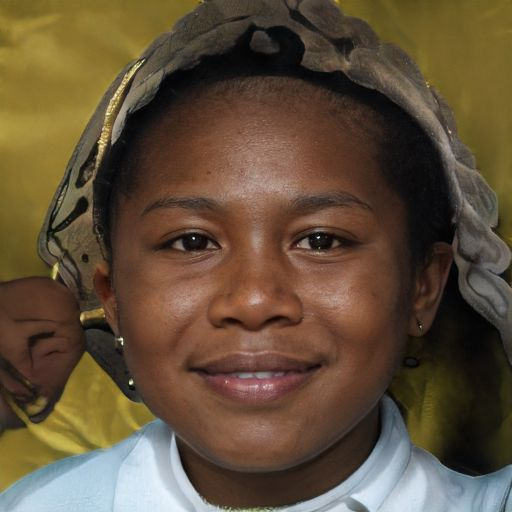
#> input picture faces/test1.jpg, 512 x 512 px, found by its file name; its folder holds 4 pictures in this run
$ python 'add border.py'
#> lines starting #> are read from the running program, lines starting #| are printed output that depends on the picture
import os
from PIL import Image

#This script assumes your pictures are in a folder called "faces" in the same location as the script
dir_path = os.getcwd() + "\\faces\\"

#go through every picture in the folder
for pic in os.listdir(dir_path):
    old_im = Image.open(dir_path + pic)
#> old_im is the input picture: PIL image 512x512 RGB; mean R, G, B 97.3, 79.4, 57.8
    old_size = old_im.size
#> old_size = (512, 512)

    #create a new image of solid grey, 800x800 pixel, then paste the old image in the center
    new_size = (800,800)
    new_im = Image.new("RGB", new_size, (128, 128, 128))
#> new_im: PIL image 800x800 RGB; every value is 128
    new_im.paste(old_im, ((new_size[0]-old_size[0])//2, (new_size[1]-old_size[1])//2))
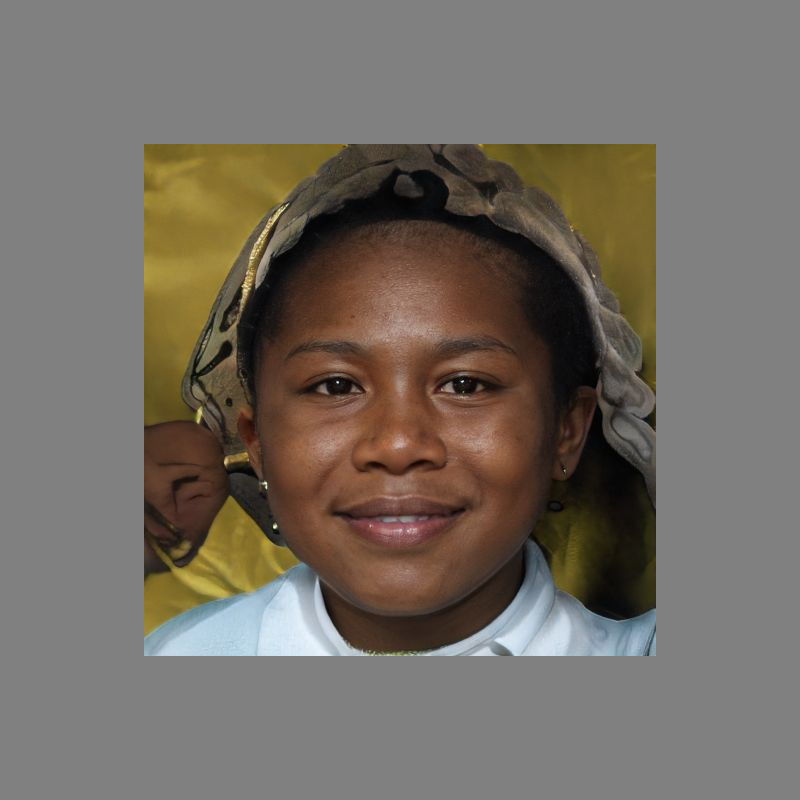
#> new_im: PIL image 800x800 RGB; mean R, G, B 115.4, 108.1, 99.3
    #overwrite the old image
    new_im.save(dir_path + pic)
#> pass 2 of the loop `for pic in os.listdir(dir_path):`:
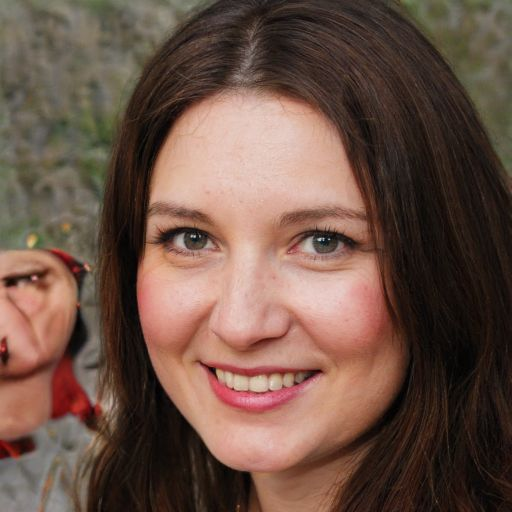
#> input picture faces/test2.jpg, 512 x 512 px, found by its file name
#> old_im is the input picture: PIL image 512x512 RGB; mean R, G, B 108.3, 82.6, 70.5
#> `new_im.paste(old_im, ((new_size[0]-old_size[0])//2, (new_size[1]-old_s..`:
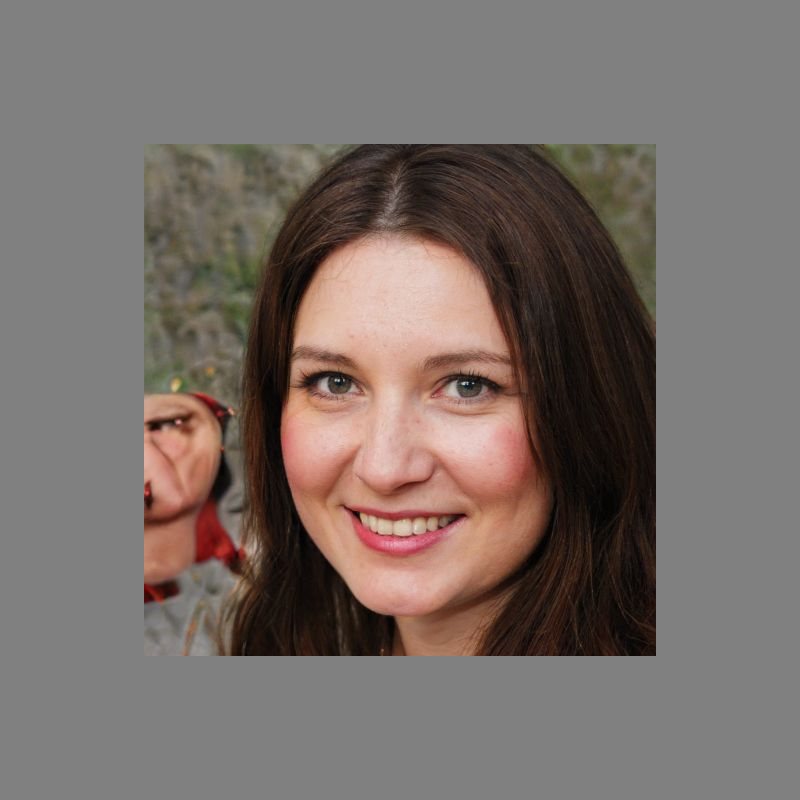
#> new_im: PIL image 800x800 RGB; mean R, G, B 119.9, 109.4, 104.5
#> pass 3 of the loop `for pic in os.listdir(dir_path):`:
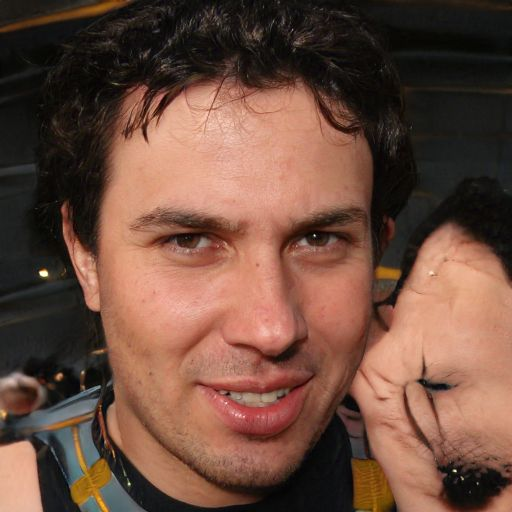
#> input picture faces/test3.jpg, 512 x 512 px, found by its file name
#> old_im is the input picture: PIL image 512x512 RGB; mean R, G, B 109.7, 76.7, 62.5
#> `new_im.paste(old_im, ((new_size[0]-old_size[0])//2, (new_size[1]-old_s..`:
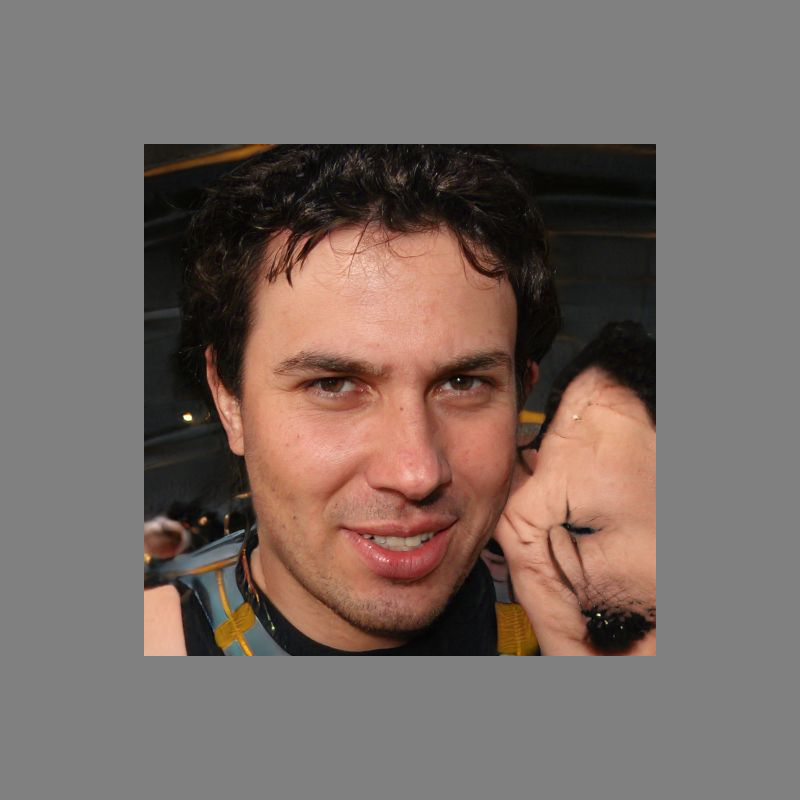
#> new_im: PIL image 800x800 RGB; mean R, G, B 120.5, 107, 101.2
#> the loop made 4 passes; the first 3 are shown
